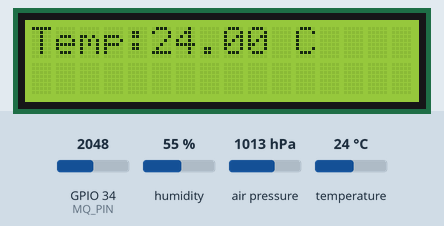
Simulated run of this sketch. Board: ESP32. On the bench: 16×2 character LCD. The inputs (shaded band) are chosen by the test bench; at power-on: humidity 55 %, GPIO 34 (MQ_PIN) = 2048, air pressure 1013 hPa, temperature 24 °C. WiFi joins after 1.5 s; servers stay silent unless stated; network time is answered at once with the bench clock; uploads are accepted with an empty reply; the local clock reads 2024-03-15 10:24:30 at power-on unless the sketch sets it; what the sketch prints to the serial monitor is not drawn.

Above: at 5.6 s.
5.7 s: humidity set to 22 %
At 11.2 s:
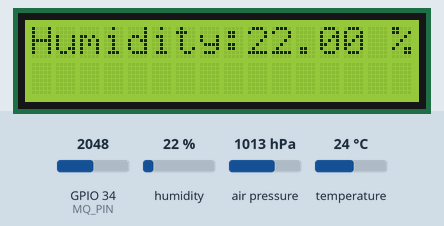
16.5 s: GPIO 34 (MQ_PIN) set to 2866
At 21.1 s:
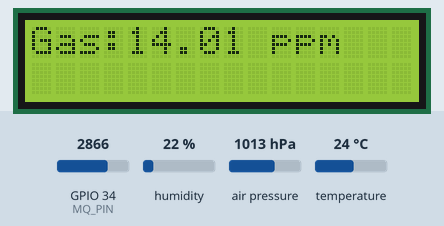
26.5 s: air pressure set to 952 hPa
At 30.6 s:
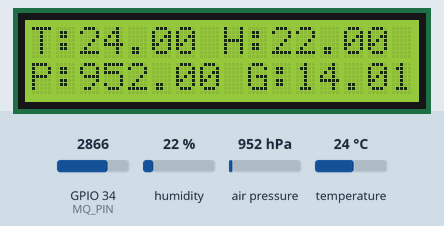
36.5 s: humidity set to 40 %
At 41.3 s:
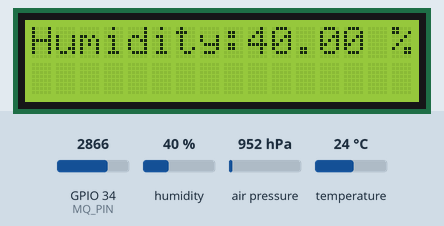
46.5 s: GPIO 34 (MQ_PIN) set to 3972
At 51.2 s:
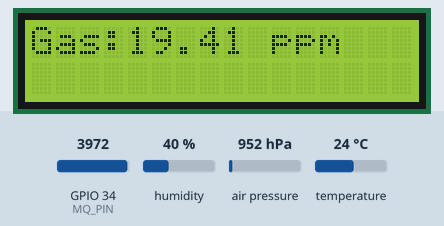
56.5 s: temperature set to 12 °C
At 61.6 s:
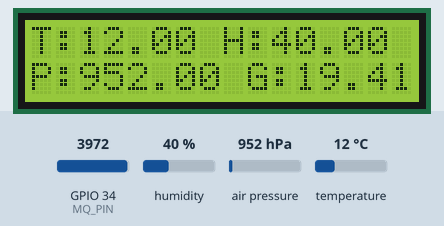
Timing chart, 0 to 63.1 s (numbered marks = the images above; inputs shaded):
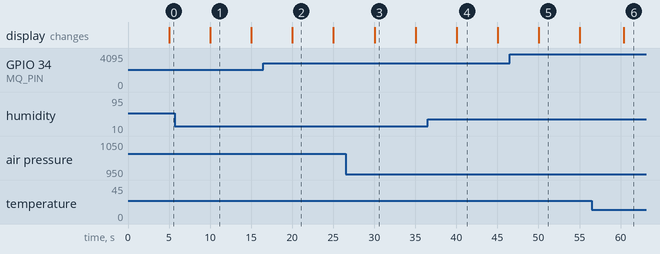

Measured:
- what the display in image 1 shows lasts 5.0 s, from 10.0 s to 15.0 s

The sketch:

Indoor_NodeRED.ino
```cpp
#include <ArduinoJson.h>
#include <Arduino.h>
#include <WiFi.h>
#include <NTPClient.h>
#include <WiFiUdp.h>
#include <HTTPClient.h>
#include <Wire.h>
#include <LiquidCrystal_I2C.h>
#include <Adafruit_Sensor.h>
#include <Adafruit_BME280.h>

#define MQ_PIN 34  // Define the analog pin for the gas sensor
#define SEALEVELPRESSURE_HPA (1013.25) // Define sea-level pressure

Adafruit_BME280 bme; // I2C

int counter = 0;

// Initialize the LCD library with the I2C address and dimensions
LiquidCrystal_I2C lcd(0x27, 16, 2);

const char* ssid = "SIAMVAYUPAK_2G";
const char* password = "SVS#131266";

String URL = "https://partially-unique-haddock.ngrok-free.app/post_indoor";

WiFiUDP ntpUDP;
NTPClient timeClient(ntpUDP, "pool.ntp.org");

struct SensorData {
  float temperature;
  float humidity;
  float gas;
  String gas_status;
  String bme_status;
  float pressure;
  float altitude;
};

unsigned long previousMillis = 0; // Stores the last time the HTTP POST request was sent
const unsigned long interval = 60000; // Interval for HTTP POST in milliseconds (15 seconds)
unsigned long lastDisplayChange = 0; // Stores the last time the display was changed
const unsigned long displayInterval = 5000; // Interval for display change in milliseconds (5 seconds)
int displayState = 0; // Current state of the display

void setup() {
  Serial.begin(115200);
  bool status;

  // Initialize BME280 sensor with I2C address 0x76
  status = bme.begin(0x76);
  if (!status) {
    Serial.println("Could not find a valid BME280 sensor, check wiring!");
    while (1);
  }

  // Initialize the LCD
  lcd.init();
  lcd.backlight();
  lcd.clear();

  // Connect to Wi-Fi
  WiFi.begin(ssid, password);
  while (WiFi.status() != WL_CONNECTED) {
    delay(1000);
    Serial.println("Connecting to WiFi...");
  }
  Serial.println("Connected to WiFi");

  // Initialize the NTP client
  timeClient.begin();
  timeClient.setTimeOffset(9 * 3600); // Set time offset (in seconds, 9 hours for JST)

  // Wait for the time to be synchronized
  while (!timeClient.update()) {
    timeClient.forceUpdate();
  }
}

void loop() {
  unsigned long currentMillis = millis();

  if (WiFi.status() != WL_CONNECTED) {
    Serial.println("WiFi disconnected");
    delay(10000);
  } else {
    if (currentMillis - previousMillis >= interval) {
      previousMillis = currentMillis;

      Serial.println("========================================================================================================================");
      Serial.println("Data: " + String(counter));
      SensorData data = ReadSensors();

      unsigned long epochTime = timeClient.getEpochTime();
      String epochTimeStr = String(epochTime) + "000";

      logSensorData(data, epochTimeStr);

      createJSONarray(data);

      counter++;
    }

    // Change display content every displayInterval milliseconds
    if (currentMillis - lastDisplayChange >= displayInterval) {
      lastDisplayChange = currentMillis;
      changeDisplay(displayState);
      displayState = (displayState + 1) % 6; // Cycle through states 0 to 5
    }
  }
}

void logSensorData(const SensorData& data, String timestamp) {
  Serial.print("Epoch time: ");
  Serial.println(timestamp);

  Serial.print("Temperature: ");
  Serial.print(data.temperature);
  Serial.println(" C");

  Serial.print("Humidity: ");
  Serial.print(data.humidity);
  Serial.println(" %");

  Serial.print("Pressure: ");
  Serial.print(data.pressure);
  Serial.println(" hPa");

  Serial.print("Gas: ");
  Serial.print(data.gas);
  Serial.println(" ppm");

  Serial.print("Altitude: ");
  Serial.print(data.altitude);
  Serial.println(" m");

  Serial.println("========================================================================================================================");
}

void changeDisplay(int state) {
  SensorData data = ReadSensors();

  lcd.clear();

  switch (state) {
    case 0:
      lcd.setCursor(0, 0);
      lcd.print("Temp:");
      lcd.print(data.temperature);
      lcd.print(" C");
      break;
    case 1:
      lcd.setCursor(0, 0);
      lcd.print("Humidity:");
      lcd.print(data.humidity);
      lcd.print(" %");
      break;
    case 2:
      lcd.setCursor(0, 0);
      lcd.print("Pressure:");
      lcd.print(data.pressure);
      lcd.print(" hPa");
      break;
    case 3:
      lcd.setCursor(0, 0);
      lcd.print("Gas:");
      lcd.print(data.gas);
      lcd.print(" ppm");
      break;
    case 4:
      lcd.setCursor(0, 0);
      lcd.print("Altitude:");
      lcd.print(data.altitude);
      lcd.print(" m");
      break;
    case 5:
      lcd.setCursor(0, 0);
      lcd.print("T:");
      lcd.print(data.temperature);
      lcd.print(" H:");
      lcd.print(data.humidity);
      lcd.setCursor(0, 1);
      lcd.print("P:");
      lcd.print(data.pressure);
      lcd.print(" G:");
      lcd.print(data.gas);
      break;
  }
}

void createJSONarray(const SensorData& data) {
  StaticJsonDocument<800> doc;
  JsonArray dataArr = doc.createNestedArray("data");
  addSensorData(dataArr, "temperature", String(data.temperature), data.bme_status);
  addSensorData(dataArr, "humidity", String(data.humidity), data.bme_status);
  addSensorData(dataArr, "pressure", String(data.pressure), data.bme_status);
  addSensorData(dataArr, "gas", String(data.gas), data.gas_status);

  serializeAndSendJson(doc);
}

void addSensorData(JsonArray& dataArr, const char* measurementType, String value, String status) {
  JsonObject obj = dataArr.createNestedObject();

  String assetType = "Indoor";
  String assetUUID = "7d95abe7-a9c2-4014-bf53-4259705e6bce";
  String deviceController = "ESP32";
  String deviceUUID;
  String dataValue;
  String dataUnit;
  String deviceName;
  String deviceModel;
  String deviceBrand;

  if (strcmp(measurementType, "temperature") == 0) {
    deviceUUID = "fbcdffbb-539c-4445-a1ac-b23dfc9d742a";
    dataValue = value;
    dataUnit = "°C";
    deviceName = "Temperature Sensor";
    deviceModel = "BME280";
    deviceBrand = "Adafruit";
  } else if (strcmp(measurementType, "humidity") == 0) {
    deviceUUID = "fbcdffbb-539c-4445-a1ac-b23dfc9d742a";
    dataValue = value;
    dataUnit = "%";
    deviceName = "Humidity Sensor";
    deviceModel = "BME280";
    deviceBrand = "Adafruit";
  } else if (strcmp(measurementType, "pressure") == 0) {
    deviceUUID = "fbcdffbb-539c-4445-a1ac-b23dfc9d742a";
    dataValue = value;
    dataUnit = "hPa";
    deviceName = "Pressure Sensor";
    deviceModel = "BME280";
    deviceBrand = "Adafruit";
  } else if (strcmp(measurementType, "gas") == 0) {
    deviceUUID = "9c794ae7-f900-4ec3-a325-556ca7cb6a9c";
    dataValue = value;
    dataUnit = "ppm";
    deviceName = "Smoke Gas Sensor";
    deviceModel = "MQ-2";
    deviceBrand = "Hanwei Electronics";
  }

  // Construct JSON payload
  obj["asset_type"] = assetType;
  obj["asset_uuid"] = assetUUID;
  obj["device_controller"] = deviceController;
  obj["measurement_type"] = measurementType;
  obj["device_uuid"] = deviceUUID;
  obj["device_name"] = deviceName;
  obj["device_model"] = deviceModel;
  obj["device_brand"] = deviceBrand;
  obj["rawdata"] = dataValue;
  obj["device_unit"] = dataUnit;
  obj["device_status"] = status;
}

void serializeAndSendJson(StaticJsonDocument<800>& doc) {
  // Serialize JSON to a String
  String jsonPayload;
  serializeJson(doc, jsonPayload);

  HTTPClient http;
  http.begin(URL);
  http.addHeader("Content-Type", "application/json");

  int httpCode = http.POST(jsonPayload);
  String payload = http.getString();

  Serial.print("URL : "); Serial.println(URL);
  Serial.print("Data: "); Serial.println(jsonPayload);
  Serial.print("httpCode: "); Serial.println(httpCode);
  Serial.print("payload : "); Serial.println(payload);
  Serial.println("--------------------------------------------------\n");
}

SensorData ReadSensors() {
  SensorData data;
  data.temperature = bme.readTemperature();
  data.humidity = bme.readHumidity();
  data.pressure = bme.readPressure() / 100.0F; // Convert Pa to hPa
  data.gas = analogRead(MQ_PIN) * (5.0 / 1023.0); // Convert ADC value to voltage (example conversion)
  data.altitude = bme.readAltitude(SEALEVELPRESSURE_HPA);

  // Check if gas sensor reads zero
  if (data.gas == 0.0) {
    data.gas_status = "Gas sensor malfunction";
  } else {
    data.gas_status = "Gas sensor OK";
  }

  // Check if any reads failed for BME280 sensor.
  if (isnan(data.temperature) || isnan(data.humidity) || isnan(data.pressure)) {
    Serial.println("Failed to read from BME280 sensor!");
    data.bme_status = "BME280 sensor malfunction";
  } else {
    data.bme_status = "BME280 sensor OK";
  }

  return data;
}
```
